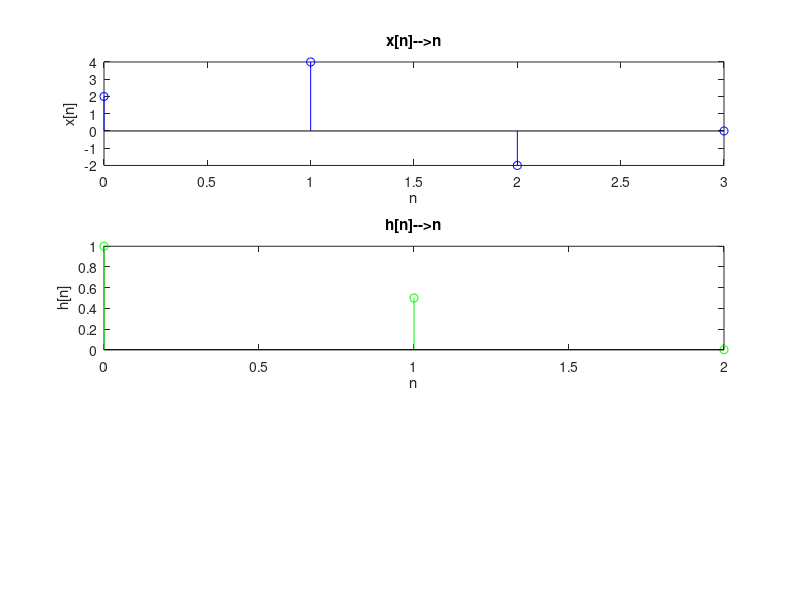

Write the MATLAB code that produced this figure. (Note: this script raises an error after producing the figure.)
clc;
clf;
clear all;

x=[2 4 -2 0];				#x[1]=2,x[2]=4,x[3]=-2; otherwise 0
h=[1 0.5 0];				#putting x[n]=delta[n] , h[n] is found when delta[n] is impulse function

n1=0:3;
n2=0:2;
n3=1:length(x)+length(h)-1;

#-----------------Plotting of x[n] & h[n]-----------------------
subplot(3,1,1);
stem(n1,x,'b');			#Plotting x[n]-->n
title("x[n]-->n");
xlabel("n");
ylabel("x[n]");

subplot(3,1,2);
stem(n2,h,'g');			#Plotting h[n]-->n
title("h[n]-->n");
xlabel("n");
ylabel("h[n]");

#-----------------Plotting of x[n]*h[n]----------------
y=Convolution(x,h);			#Calling Convolution function and storing its result in y
subplot(3,1,3);
stem(n3,y,'r');			#Plotting y
y=y						#Displaying y
title("y[n]-->n");
xlabel("n");
ylabel("y[n]");


